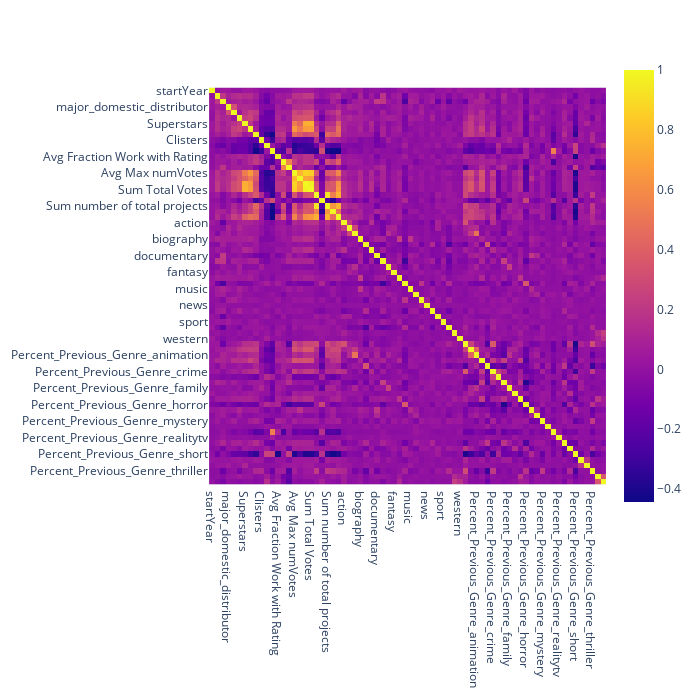

The notebook cell this image was saved under:
### Code cell
!pip install plotly
import plotly.express as px

fig = px.imshow(df_new.corr())
fig.update_layout(width = 700, height = 700)
fig.show()

### Figure 1 — Plotly figure (JSON) as saved in the notebook; plotly's stock layout.template omitted (floating-point values rounded to 4 significant figures; data arrays with more than 128 entries replaced by an {"elided": "..."} marker saying what was removed)
{"data": [{"coloraxis": "coloraxis", "hovertemplate": "x: %{x}<br>y: %{y}<br>color: %{z}<extra></extra>", "name": "0", "type": "heatmap", "x": ["startYear", "runtimeMinutes", "averageRating", "major_domestic_distributor", "hasDomesticDistributor", "on_streaming", "Superstars", "Alisters", "Blisters", "Clisters", "Dlisters", "Flisters", "Avg Fraction Work with Rating", "Avg Max Rating", "Mean Avg Rating", "Avg Max numVotes", "Mean Avg numVotes", "Avg Total Votes", "Sum Total Votes", "Total number of movie projects", "Avg Movie/TV Ratio", "Sum number of total projects", "Avg Acting Experience", "Sum Good_movies", "action", "adventure", "animation", "biography", "comedy", "crime", "documentary", "drama", "family", "fantasy", "history", "horror", "music", "musical", "mystery", "news", "romance", "scifi", "sport", "thriller", "war", "western", "Percent_Previous_Genre_action", "Percent_Previous_Genre_adventure", "Percent_Previous_Genre_animation", "Percent_Previous_Genre_biography", "Percent_Previous_Genre_comedy", "Percent_Previous_Genre_crime", "Percent_Previous_Genre_documentary", "Percent_Previous_Genre_drama", "Percent_Previous_Genre_family", "Percent_Previous_Genre_fantasy", "Percent_Previous_Genre_history", "Percent_Previous_Genre_horror", "Percent_Previous_Genre_music", "Percent_Previous_Genre_musical", "Percent_Previous_Genre_mystery", "Percent_Previous_Genre_news", "Percent_Previous_Genre_none", "Percent_Previous_Genre_realitytv", "Percent_Previous_Genre_romance", "Percent_Previous_Genre_scifi", "Percent_Previous_Genre_short", "Percent_Previous_Genre_sport", "Percent_Previous_Genre_talkshow", "Percent_Previous_Genre_thriller", "Percent_Previous_Genre_war", "Percent_Previous_Genre_western"], "xaxis": "x", "y": ["startYear", "runtimeMinutes", "averageRating", "major_domestic_distributor", "hasDomesticDistributor", "on_streaming", "Superstars", "Alisters", "Blisters", "Clisters", "Dlisters", "Flisters", "Avg Fraction Work with Rating", "Avg Max Rating", "Mean Avg Rating", "Avg Max numVotes", "Mean Avg numVotes", "Avg Total Votes", "Sum Total Votes", "Total number of movie projects", "Avg Movie/TV Ratio", "Sum number of total projects", "Avg Acting Experience", "Sum Good_movies", "action", "adventure", "animation", "biography", "comedy", "crime", "documentary", "drama", "family", "fantasy", "history", "horror", "music", "musical", "mystery", "news", "romance", "scifi", "sport", "thriller", "war", "western", "Percent_Previous_Genre_action", "Percent_Previous_Genre_adventure", "Percent_Previous_Genre_animation", "Percent_Previous_Genre_biography", "Percent_Previous_Genre_comedy", "Percent_Previous_Genre_crime", "Percent_Previous_Genre_documentary", "Percent_Previous_Genre_drama", "Percent_Previous_Genre_family", "Percent_Previous_Genre_fantasy", "Percent_Previous_Genre_history", "Percent_Previous_Genre_horror", "Percent_Previous_Genre_music", "Percent_Previous_Genre_musical", "Percent_Previous_Genre_mystery", "Percent_Previous_Genre_news", "Percent_Previous_Genre_none", "Percent_Previous_Genre_realitytv", "Percent_Previous_Genre_romance", "Percent_Previous_Genre_scifi", "Percent_Previous_Genre_short", "Percent_Previous_Genre_sport", "Percent_Previous_Genre_talkshow", "Percent_Previous_Genre_thriller", "Percent_Previous_Genre_war", "Percent_Previous_Genre_western"], "yaxis": "y", "z": {"elided": "72x72 float values"}}], "layout": {"coloraxis": {"colorscale": [[0, "#0d0887"], [0.1111, "#46039f"], [0.2222, "#7201a8"], [0.3333, "#9c179e"], [0.4444, "#bd3786"], [0.5556, "#d8576b"], [0.6667, "#ed7953"], [0.7778, "#fb9f3a"], [0.8889, "#fdca26"], [1, "#f0f921"]]}, "height": 700, "margin": {"t": 60}, "width": 700, "xaxis": {"anchor": "y", "constrain": "domain", "domain": [0, 1], "scaleanchor": "y"}, "yaxis": {"anchor": "x", "autorange": "reversed", "constrain": "domain", "domain": [0, 1]}}}
